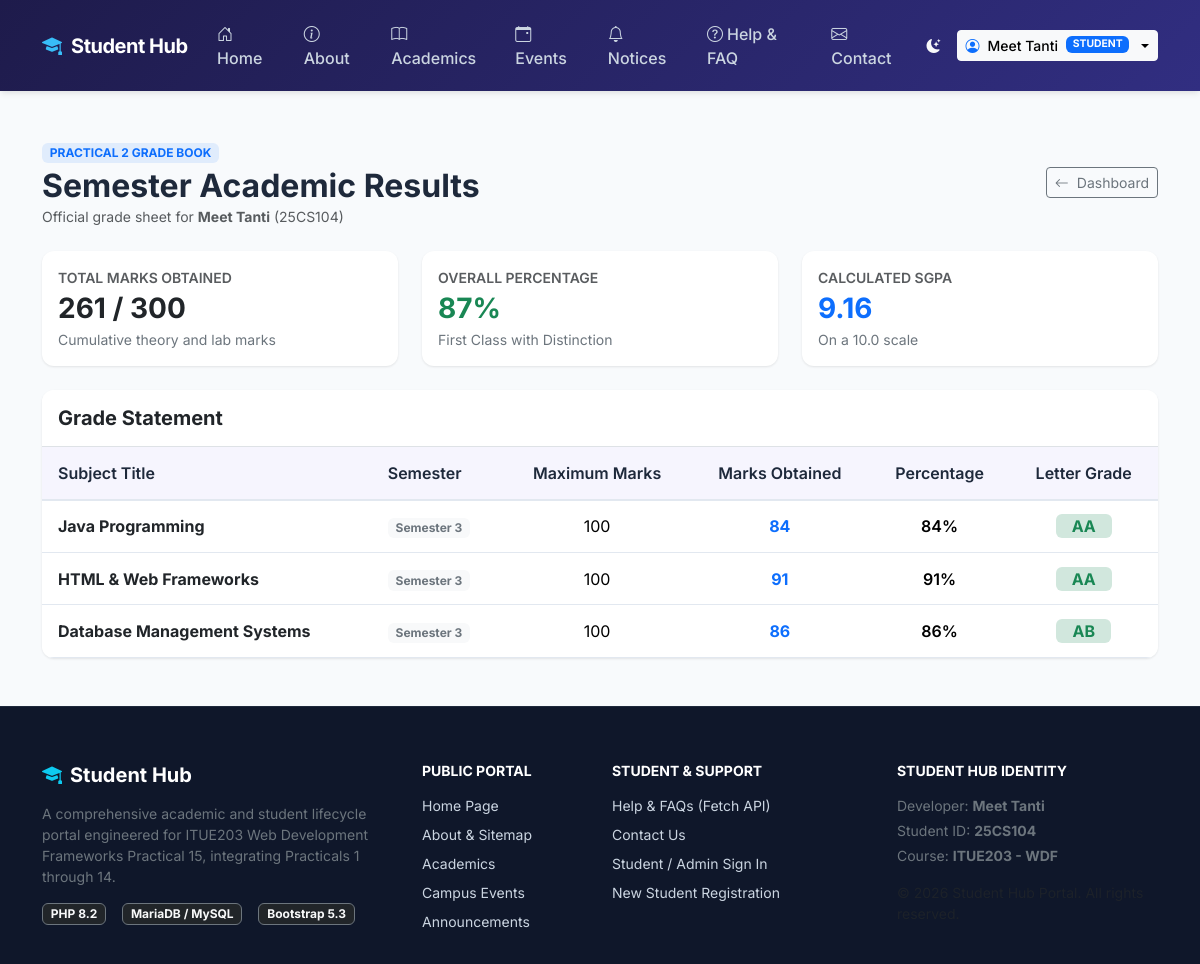
Page /student/results.php (signed in) on the committed database.
### tables this page shows
CREATE TABLE students (
    id INT AUTO_INCREMENT PRIMARY KEY,
    user_id INT NULL UNIQUE,
    student_id VARCHAR(50) NOT NULL UNIQUE,
    student_name VARCHAR(100) NOT NULL,
    phone VARCHAR(20) NULL,
    course VARCHAR(100) NOT NULL,
    branch VARCHAR(100) NOT NULL,
    academic_year VARCHAR(30) NOT NULL,
    gender ENUM('Male', 'Female', 'Other') NOT NULL,
    address TEXT NULL,
    pincode VARCHAR(10) NULL,
    created_at TIMESTAMP DEFAULT CURRENT_TIMESTAMP,
    updated_at TIMESTAMP DEFAULT CURRENT_TIMESTAMP ON UPDATE CURRENT_TIMESTAMP,
    CONSTRAINT fk_students_user FOREIGN KEY (user_id) REFERENCES users(id) ON DELETE SET NULL ON UPDATE CASCADE
);

CREATE TABLE academic_results (
    id INT AUTO_INCREMENT PRIMARY KEY,
    student_id INT NOT NULL,
    subject VARCHAR(100) NOT NULL,
    marks_obtained INT NOT NULL,
    max_marks INT NOT NULL DEFAULT 100,
    grade VARCHAR(5) NOT NULL,
    semester VARCHAR(20) DEFAULT 'Semester 3',
    created_at TIMESTAMP DEFAULT CURRENT_TIMESTAMP,
    CONSTRAINT fk_res_student FOREIGN KEY (student_id) REFERENCES students(id) ON DELETE CASCADE
);

### includes/functions.php (called while the page is built, shortened)
<?php
function e(?string $string): string
{
    return htmlspecialchars($string ?? '', ENT_QUOTES, 'UTF-8');
}

### student/results.php (the view, shortened to what this page needs)
<?php
require_once __DIR__ . '/../includes/functions.php';
require_once __DIR__ . '/../includes/header.php';
require_once __DIR__ . '/../includes/navbar.php';
$userId = currentUser()['id'];
$stuStmt = $pdo->prepare('SELECT id, student_name, student_id FROM students WHERE user_id = ?');
$stuStmt->execute([$userId]);
$student = $stuStmt->fetch();
$studentId = $student ? (int) $student['id'] : 1;
$resStmt = $pdo->prepare('SELECT * FROM academic_results WHERE student_id = ?');
$resStmt->execute([$studentId]);
$results = $resStmt->fetchAll();
$totalMarks = 0;
$totalMax = 0;
foreach ($results as $res) {
    $totalMarks += (int) $res['marks_obtained'];
    $totalMax += (int) $res['max_marks'];
}
$overallPercent = ($totalMax > 0) ? round(($totalMarks / $totalMax) * 100, 1) : 0;
?>
<main class="py-5">
    <div class="container">
        <div class="d-flex flex-wrap justify-content-between align-items-center mb-4">
            <div>
                <span class="badge bg-primary bg-opacity-10 text-primary fw-bold text-uppercase mb-1">Practical 2 Grade Book</span>
                <h2 class="fw-bold mb-0">Semester Academic Results</h2>
                <p class="text-muted small mb-0">Official grade sheet for <strong><?= e($student['student_name'] ?? 'Meet Tanti') ?></strong> (<?= e($student['student_id'] ?? '25CS104') ?>)</p>
            </div>
            <div class="mt-3 mt-md-0">
                <a href="<?= APP_URL ?>/student/dashboard.php" class="btn btn-outline-secondary btn-sm">
                    <i class="bi bi-arrow-left me-1"></i> Dashboard
                </a>
            </div>
        </div>
        <div class="row g-4 mb-4">
            <div class="col-md-4">
                <div class="card card-sh p-3 border-0 bg-white">
                    <small class="text-muted text-uppercase fw-semibold">Total Marks Obtained</small>
                    <h3 class="fw-bold text-dark my-1"><?= $totalMarks ?> / <?= $totalMax ?></h3>
                    <small class="text-secondary">Cumulative theory and lab marks</small>
                </div>
            </div>
            <div class="col-md-4">
                <div class="card card-sh p-3 border-0 bg-white">
                    <small class="text-muted text-uppercase fw-semibold">Overall Percentage</small>
                    <h3 class="fw-bold text-success my-1"><?= $overallPercent ?>%</h3>
                    <small class="text-secondary">First Class with Distinction</small>
                </div>
            </div>
            <div class="col-md-4">
                <div class="card card-sh p-3 border-0 bg-white">
                    <small class="text-muted text-uppercase fw-semibold">Calculated SGPA</small>
                    <h3 class="fw-bold text-primary my-1"><?= round($overallPercent / 9.5, 2) ?></h3>
                    <small class="text-secondary">On a 10.0 scale</small>
                </div>
            </div>
        </div>
        <div class="card card-sh border-0 overflow-hidden">
            <div class="card-header bg-white py-3 border-bottom">
                <h5 class="fw-bold mb-0">Grade Statement</h5>
            </div>
            <div class="table-responsive">
                <table class="table table-sh align-middle mb-0">
                    <thead>
                        <tr>
                            <th>Subject Title</th>
                            <th>Semester</th>
                            <th class="text-center">Maximum Marks</th>
                            <th class="text-center">Marks Obtained</th>
                            <th class="text-center">Percentage</th>
                            <th class="text-center">Letter Grade</th>
                        </tr>
                    </thead>
                    <tbody>
                        <?php if (empty($results)): ?>
                            <tr><td colspan="6" class="text-center py-4 text-muted">No academic results released yet.</td></tr>
                        <?php else: ?>
                            <?php foreach ($results as $res): ?>
                                <?php
                                    $pct = round(($res['marks_obtained'] / max(1, $res['max_marks'])) * 100, 1);
                                ?>
                                <tr>
                                    <td class="fw-bold text-dark"><?= e($res['subject']) ?></td>
                                    <td><span class="badge bg-light text-secondary"><?= e($res['semester']) ?></span></td>
                                    <td class="text-center"><?= (int) $res['max_marks'] ?></td>
                                    <td class="text-center fw-bold text-primary"><?= (int) $res['marks_obtained'] ?></td>
                                    <td class="text-center fw-semibold"><?= $pct ?>%</td>
                                    <td class="text-center">
                                        <span class="badge bg-success-subtle text-success px-3 py-1 fw-bold fs-6">
                                            <?= e($res['grade']) ?>
                                        </span>
                                    </td>
                                </tr>
                            <?php endforeach; ?>
                        <?php endif; ?>
                    </tbody>
                </table>
            </div>
        </div>
    </div>
</main>
<?php require_once __DIR__ . '/../includes/footer.php'; ?>

### assets/css/style.css (style rules this page uses)
:root { --primary-color: #4f46e5; --primary-hover: #4338ca; --primary-light: #eef2ff; --secondary-color: #6366f1; --dark-bg: #1e1b4b; --accent-color: #06b6d4; --success-color: #10b981; --warning-color: #f59e0b; --danger-color: #ef4444; --bg-body: #f8fafc; --text-main: #1e293b; --text-muted: #64748b; --card-bg: #ffffff; --card-border: #e2e8f0; --radius-sm: 8px; --radius-md: 12px; --radius-lg: 16px; --shadow-sm: 0 1px 3px rgba(0,0,0,0.06), 0 1px 2px rgba(0,0,0,0.04); --shadow-md: 0 4px 6px -1px rgba(0,0,0,0.07), 0 2px 4px -1px rgba(0,0,0,0.04); --shadow-lg: 0 10px 15px -3px rgba(0,0,0,0.08), 0 4px 6px -2px rgba(0,0,0,0.03); }
body { background-color: var(--bg-body); color: var(--text-main); font-family: 'Inter', system-ui, -apple-system, BlinkMacSystemFont, "Segoe UI", Roboto, Oxygen, Ubuntu, Cantarell, sans-serif; min-height: 100vh; display: flex; flex-direction: column; transition: background-color 0.25s ease, color 0.25s ease; }
main { flex: 1 0 auto; }
.card-sh { background-color: var(--card-bg); border: 1px solid var(--card-border); border-radius: var(--radius-md); box-shadow: var(--shadow-sm); transition: transform 0.2s ease, box-shadow 0.2s ease; }
.table-sh { border-collapse: separate; border-spacing: 0; width: 100%; }
.table-sh th { background-color: rgba(79, 70, 229, 0.05); font-weight: 600; color: var(--text-main); border-bottom: 2px solid var(--card-border); padding: 0.85rem 1rem; }
.table-sh td { padding: 0.85rem 1rem; vertical-align: middle; border-bottom: 1px solid var(--card-border); }

### rows in the picture
students: student_name "Meet Tanti", student "25CS104"
academic_results: subject "Java Programming", semester "Semester 3", max_marks "100", marks_obtained "84", grade "AA"
academic_results: subject "HTML & Web Frameworks", semester "Semester 3", max_marks "100", marks_obtained "91", grade "AA"
academic_results: subject "Database Management Systems", semester "Semester 3", max_marks "100", marks_obtained "86", grade "AB"

### other values in the picture
$user['name'] "Meet Tanti"
$role "STUDENT"
$totalMarks "261"
$totalMax "300"
$overallPercent "87"
$overallPercent / 9.5 "9.16"
